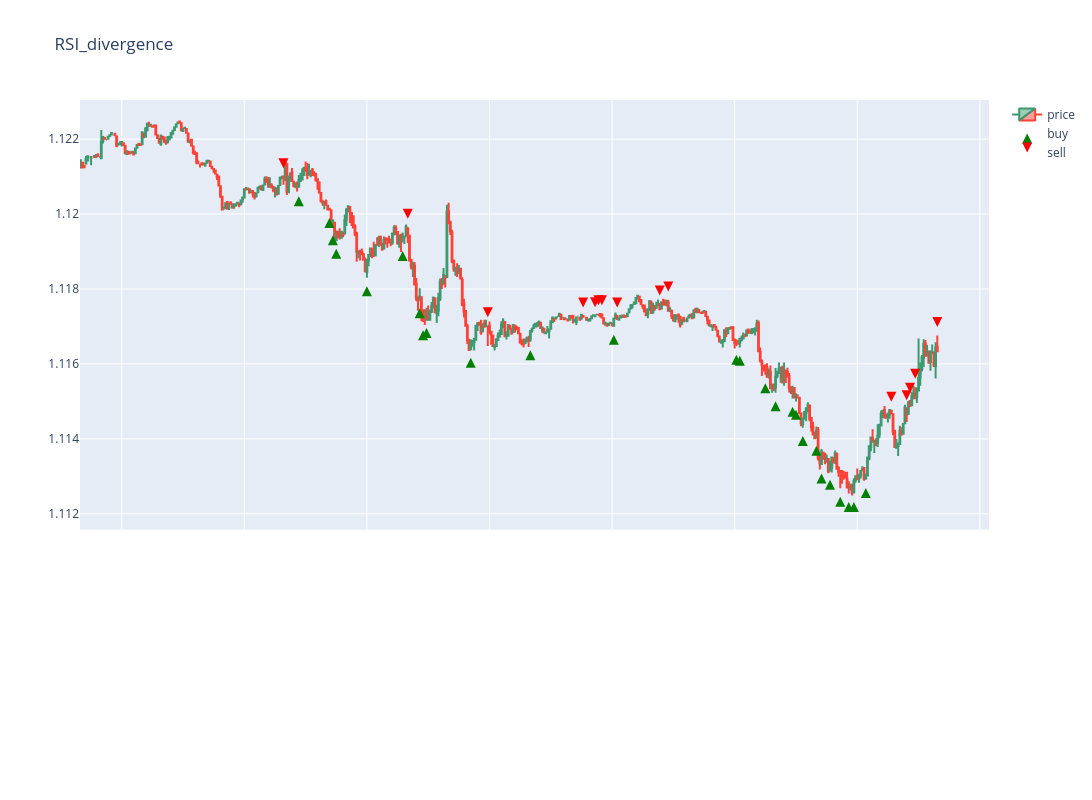

The cell this chart's notebook holds for it:
### Code cell
figure = make_subplots(rows=2, cols=1, row_heights=[0.7,0.3], shared_xaxes=True,vertical_spacing=0.01)
figure.update_layout(height=800, width=1200, title_text='RSI_divergence')

pos_col='pos_ch_div_point_rlw_14_rhw_14_lb_100'

y_color_buy=df_plot[df_plot[pos_col]==1]['l']*0.9998
y_color_buy_index=df_plot[df_plot[pos_col]==1].index
y_color_sell=df_plot[df_plot[pos_col]==-1]['h']*1.0002
y_color_sell_index=df_plot[df_plot[pos_col]==-1].index

#y_color_sell=df_plot[df_plot['pos_ch_bear']==-1]['h']*1.0002
#y_color_sell_index=df_plot[df_plot['pos_ch_bear']==-1].index
#y_color_buy=df_plot[df_plot['pos_ch_bull']==1]['l']*0.9998
#y_color_buy_index=df_plot[df_plot['pos_ch_bull']==1].index


figure.add_trace(go.Candlestick(x=df_plot.index,
                                open=df_plot['o'],
                                high=df_plot['h'],
                                low=df_plot['l'],
                                close=df_plot['c'],
                                name='price'), row=1, col=1)

#figure.add_trace(go.Scatter(x=df_plot.index,y=df_plot['RSI_low'],mode='lines',line_color='green',name='macdhist'),col=1,row=2)
#figure.add_trace(go.Scatter(x=df_plot.index,y=df_plot['RSI_high'],mode='lines',line_color='red',name='macdhist'),col=1,row=2)
figure.add_trace(go.Scatter(x=y_color_buy_index, y=y_color_buy, mode='markers', marker_symbol='arrow-up', marker_color='green', name='buy', marker_size=10), col=1, row=1)
figure.add_trace(go.Scatter(x=y_color_sell_index, y=y_color_sell, mode='markers', marker_symbol='arrow-down', marker_color='red', name='sell', marker_size=10), col=1, row=1)
#for i in idxs:
    

    #figure.add_trace(go.Scatter(x=df_plot.loc[i].index,y=df_plot['RSI_low'].loc[i],mode='lines',line_color='red',name='macdhist'),col=1,row=2)

    

figure.update_layout(xaxis_rangeslider_visible=False)
figure.update_xaxes(
        rangebreaks=[
            dict(bounds=["sat", "mon"])]
    )
figure.show()

### Figure 1 — Plotly figure (JSON) as saved in the notebook; plotly's stock layout.template omitted (floating-point values rounded to 4 significant figures; data arrays with more than 128 entries replaced by an {"elided": "..."} marker saying what was removed)
{"data": [{"close": {"elided": "500 float values"}, "high": {"elided": "500 float values"}, "low": {"elided": "500 float values"}, "name": "price", "open": {"elided": "500 float values"}, "type": "candlestick", "x": {"elided": "500 str values"}, "xaxis": "x", "yaxis": "y"}, {"marker": {"color": "green", "size": 10, "symbol": "arrow-up"}, "mode": "markers", "name": "buy", "type": "scatter", "x": ["2020-01-02 08:40:00+00:00", "2020-01-02 10:10:00+00:00", "2020-01-02 10:20:00+00:00", "2020-01-02 10:30:00+00:00", "2020-01-02 12:00:00+00:00", "2020-01-02 13:45:00+00:00", "2020-01-02 14:35:00+00:00", "2020-01-02 14:45:00+00:00", "2020-01-02 14:55:00+00:00", "2020-01-02 17:05:00+00:00", "2020-01-02 20:00:00+00:00", "2020-01-03 00:05:00+00:00", "2020-01-03 06:05:00+00:00", "2020-01-03 06:15:00+00:00", "2020-01-03 07:30:00+00:00", "2020-01-03 08:00:00+00:00", "2020-01-03 08:50:00+00:00", "2020-01-03 09:00:00+00:00", "2020-01-03 09:20:00+00:00", "2020-01-03 10:00:00+00:00", "2020-01-03 10:15:00+00:00", "2020-01-03 10:40:00+00:00", "2020-01-03 11:10:00+00:00", "2020-01-03 11:35:00+00:00", "2020-01-03 11:50:00+00:00", "2020-01-03 12:25:00+00:00"], "xaxis": "x", "y": [1.12, 1.12, 1.119, 1.119, 1.118, 1.119, 1.117, 1.117, 1.117, 1.116, 1.116, 1.117, 1.116, 1.116, 1.115, 1.115, 1.115, 1.115, 1.114, 1.114, 1.113, 1.113, 1.112, 1.112, 1.112, 1.113], "yaxis": "y"}, {"marker": {"color": "red", "size": 10, "symbol": "arrow-down"}, "mode": "markers", "name": "sell", "type": "scatter", "x": ["2020-01-02 07:55:00+00:00", "2020-01-02 14:00:00+00:00", "2020-01-02 17:55:00+00:00", "2020-01-02 22:35:00+00:00", "2020-01-02 23:10:00+00:00", "2020-01-02 23:20:00+00:00", "2020-01-02 23:30:00+00:00", "2020-01-03 00:15:00+00:00", "2020-01-03 02:20:00+00:00", "2020-01-03 02:45:00+00:00", "2020-01-03 13:40:00+00:00", "2020-01-03 14:25:00+00:00", "2020-01-03 14:35:00+00:00", "2020-01-03 14:50:00+00:00", "2020-01-03 15:55:00+00:00"], "xaxis": "x", "y": [1.121, 1.12, 1.117, 1.118, 1.118, 1.118, 1.118, 1.118, 1.118, 1.118, 1.115, 1.115, 1.115, 1.116, 1.117], "yaxis": "y"}], "layout": {"height": 800, "title": {"text": "RSI_divergence"}, "width": 1200, "xaxis": {"anchor": "y", "domain": [0, 1], "matches": "x2", "rangebreaks": [{"bounds": ["sat", "mon"]}], "rangeslider": {"visible": false}, "showticklabels": false}, "xaxis2": {"anchor": "y2", "domain": [0, 1], "rangebreaks": [{"bounds": ["sat", "mon"]}]}, "yaxis": {"anchor": "x", "domain": [0.307, 1]}, "yaxis2": {"anchor": "x2", "domain": [0, 0.297]}}}
